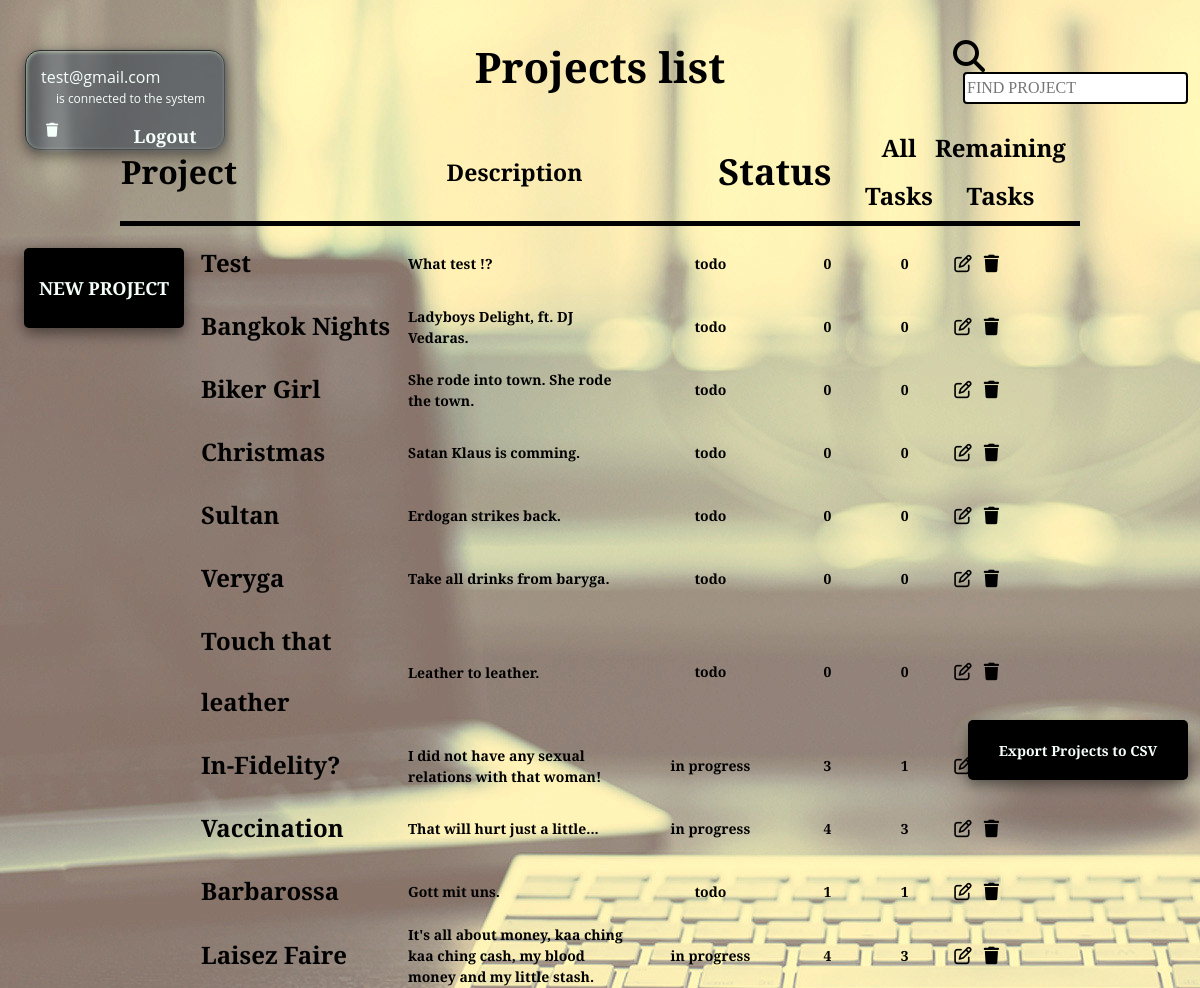
The page /workspace.php (signed in) on the database its author committed.
### tables this page shows
CREATE TABLE `projects` (
  `ID` int(8) NOT NULL,
  `name` varchar(64) NOT NULL,
  `description` varchar(256) DEFAULT NULL
);

### workspace.php (the view, shortened to what this page needs)
<?php
require_once 'connection/connect.php';
?>
<!DOCTYPE html>
<html lang="en">
<head>
    <link href="css/style2.css" rel="stylesheet">
</head>
<body>
    <div id="theuser">
        <center>
            <div class="username"><?= $_SESSION['user']['login'] ?></div>
        </center>
        <p id="loginmessage">is connected to the system</p>
        <a href="delete.php" class="d_user" onclick="return confirm('Are you sure? Process after deletion can not be undone!')"><i id="delacc" class="fas fa-trash fa-sm"></i></a>
        <a href="connection/logout.php" class="logout">Logout</a>
    </div>
    <div class="searchbox">
        <i class="fas fa-search fa-2x"></i>
        <input type="text" id="search" placeholder="FIND PROJECT">
    </div>
    <div id="projheader">
        <h1 id="">Projects list</h1>
        <div id="tableheader">
            <table id="subtable">
                <tr class="theder">
                    <th class="projectrow">Project</th>
                    <th class="description">Description</th>
                    <th class="status">Status</th>
                    <th id="alltasks">All Tasks</th>
                    <th id="remtasks">Remaining Tasks</th>
                    <th id="write"> </th>
                    <th id="delete"> </th>
                </tr>
            </table>
        </div>
    </div>
    <div id="allprojects">
        <table>
            <?php
            $query = "SELECT * FROM projects ORDER BY ID DESC";
            $result = mysqli_query($connect, $query);
            if (mysqli_num_rows($result) > 0) {
                while ($row = mysqli_fetch_array($result)) {
                    $projectID = $row['ID'];
                    $countTasks = "SELECT count(*) as taskQuantity FROM `tasks` WHERE projectID = '$projectID'";
                    $countResult = $connect->query($countTasks);
                    $task1 = $countResult->fetch_assoc();
                    $countLeft = "SELECT count(*) as taskLeft FROM `tasks` WHERE projectID = '$projectID' AND status != 'completed'";
                    $leftResult = $connect->query($countLeft);
                    $task2 = $leftResult->fetch_assoc();
                    if ($task1["taskQuantity"] === $task2["taskLeft"]) {
                        $status = 'todo';
                    } else if ($task1["taskQuantity"] > $task2["taskLeft"] && $task2["taskLeft"] != 0) {
                        $status = 'in progress';
                    } else if ($task2["taskLeft"] === 0){
                        $status = 'completed';
                    } else if ($task1["taskQuantity"] === 0) {
                        $status = "project don't have tasks";
                    }
            ?>
                    <tr>
                        <td class="name"><a href="tasks.php?id=<?php echo $row['ID']; ?>"><?php echo $row["name"]; ?></a></td>
                        <td><?php echo $row["description"]; ?></td>
                        <td><?php echo $status ?></td>
                        <td><?php echo $task1["taskQuantity"]; ?></td>
                        <td><?php echo $task2["taskLeft"]; ?></td>
                        <td class="icspace"><a id="edit" href="connection/edit.php?id=<?php echo $row['ID']; ?>"><i class="far fa-edit fa fa-lg"></i></a></td>
                        <td class="icspace"><a href="connection/del.php?id=<?php echo $row['ID']; ?>"><i class="fas fa-trash fa-lg"></i></a></td>
                    </tr>
            <?php
                }
            }
            ?>
        </table>
        <center><a href="#" onclick="toggle()" class="newproj">
                <h2>NEW PROJECT</h2>
            </a></center>
    </div>
            <a href="connection/export_project.php" class="exproject">
                <p>Export Projects to CSV</p>
            </a>
</body>
</html>

### rows shown on the page
projects: name "Test", description "What test !?", status "todo", taskQuantity "0", taskLeft "0"
projects: name "Bangkok Nights", description "Ladyboys Delight, ft. DJ Vedaras.", status "todo", taskQuantity "0", taskLeft "0"
projects: name "Biker Girl", description "She rode into town. She rode the town.", status "todo", taskQuantity "0", taskLeft "0"
projects: name "Christmas", description "Satan Klaus is comming.", status "todo", taskQuantity "0", taskLeft "0"
projects: name "Sultan", description "Erdogan strikes back.", status "todo", taskQuantity "0", taskLeft "0"
projects: name "Veryga", description "Take all drinks from baryga.", status "todo", taskQuantity "0", taskLeft "0"
projects: name "Touch that leather", description "Leather to leather.", status "todo", taskQuantity "0", taskLeft "0"
projects: name "In-Fidelity?", description "I did not have any sexual relations with that woman!", status "in progress", taskQuantity "3", taskLeft "1"
projects: name "Vaccination", description "That will hurt just a little...", status "in progress", taskQuantity "4", taskLeft "3"
projects: name "Barbarossa", description "Gott mit uns.", status "todo", taskQuantity "1", taskLeft "1"
projects: name "Laisez Faire", description "It's all about money, kaa ching kaa ching cash, my blood money and my little stash.", status "in progress", taskQuantity "4", taskLeft "3"

### other values the page prints
$_SESSION['user']['login'] "test@gmail.com"
